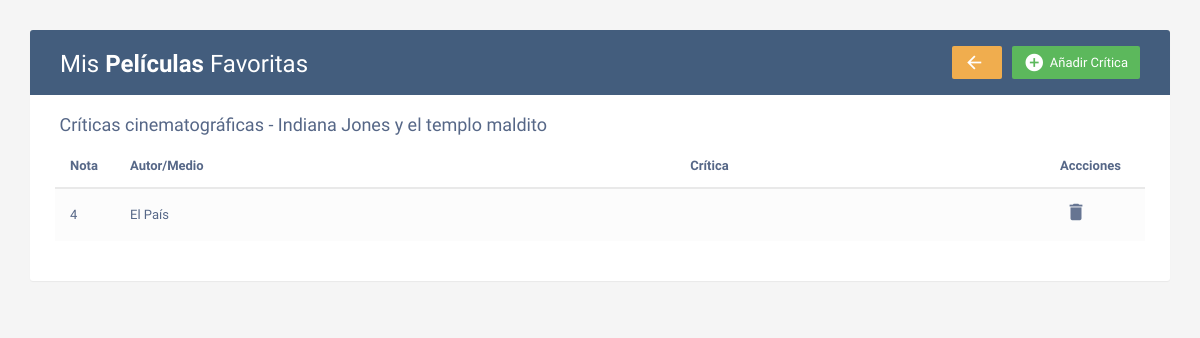
The app's page /ver_criticas.php?pelicula=24 with its own data.
### tables this page shows
CREATE TABLE `peliculas` (
  `id_pelicula` int(11) NOT NULL,
  `titulo` varchar(120) NOT NULL,
  `genero` varchar(50) NOT NULL,
  `director` varchar(100) NOT NULL,
  `fecha` int(4) NOT NULL,
  `sinopsis` text NOT NULL,
  `cartel` varchar(200) NOT NULL
);

CREATE TABLE `criticas` (
  `id_critica` int(11) NOT NULL,
  `id_pelicula` int(11) NOT NULL,
  `autor` varchar(100) NOT NULL,
  `texto` text NOT NULL,
  `nota` int(1) NOT NULL
);

### ver_criticas.php (the view, shortened to what this page needs)
<!DOCTYPE html>
<html lang="en">
<head>
<link rel="stylesheet" href="https://maxcdn.bootstrapcdn.com/font-awesome/4.7.0/css/font-awesome.min.css">
<link rel="stylesheet" href="https://maxcdn.bootstrapcdn.com/bootstrap/3.3.7/css/bootstrap.min.css">
<link rel="stylesheet" href="css/estilos.css">
</head>
<body>
<?php
    if (isset($_GET['pelicula'])) {
		$conexion = conectar("2daw");
        $consulta = "SELECT titulo FROM peliculas WHERE id_pelicula={$_GET['pelicula']}";
        $conexion->query("SET NAMES utf8");
        $resultado = $conexion->query($consulta);
        $pelicula = $resultado->fetch_assoc();
?>
    <div class="container">
        <div class="table-wrapper">
            <div class="table-title">
                <div class="row">
                    <div class="col-sm-8">
                        <h2>Mis <b>Películas</b> Favoritas</h2>
                    </div>
                    <div class="col-sm-4">
						<a href="#addCriticaModal" class="btn btn-success" data-toggle="modal"><i class="material-icons">&#xE147;</i> <span>Añadir Crítica</span></a>
                        <a href="index.php" class="btn btn-warning"><i class="material-icons">arrow_back</i></a>
					</div>
                </div>
            </div>
            <div class="row col-sm-8">
                    <h4>&nbsp;Críticas cinematográficas - <?php echo $pelicula['titulo'];?></h4>
            </div>
            <table class="table table-striped table-hover">
                <thead>
                    <tr>
	                    <th>Nota</th>
                        <th>Autor/Medio</th>
						<th>Crítica</th>
                        <th>Accciones</th>
                    </tr>
                </thead>
                <tbody>
<?php
		$consulta = "SELECT * FROM criticas WHERE criticas.id_pelicula = {$_GET['pelicula']} ORDER BY nota DESC";
		$conexion->query("SET NAMES utf8");
		$resultado = $conexion->query($consulta);
		while($critica = $resultado->fetch_array()) {
?>
                    <tr>
                        <td><?php echo $critica['nota']; ?></td>
                        <td><?php echo $critica['autor']; ?></td>
						<td><?php echo $critica['critica']; ?></td>
                        <td>
                        <a href="controlador.php?delete_critica=<?php echo $critica['id_critica'];?>&pelicula=<?php echo $critica['id_pelicula'];?>"><i class="material-icons" data-toggle="tooltip" title="Borrar">&#xE872;</i></a>
                        </td>
                    </tr>
<?php
        }
?>
                </tbody>
			</table>
        </div>
    </div>
<?php
    } else {
        header("Location: index.php");
    }
?>
</body>
</html>

### css/estilos.css (style rules this page uses)
body { color: #566787; background: #f5f5f5; font-family: 'Varela Round', sans-serif; font-size: 13px; }
.table-wrapper { background: #fff; padding: 20px 25px; margin: 30px 0; border-radius: 3px; box-shadow: 0 1px 1px rgba(0,0,0,.05); }
.table-title { padding-bottom: 15px; background: #435d7d; color: #fff; padding: 16px 30px; margin: -20px -25px 10px; border-radius: 3px 3px 0 0; }
.table-title h2 { margin: 5px 0 0; font-size: 24px; }
.table-title .btn { color: #fff; float: right; font-size: 13px; border: none; min-width: 50px; border-radius: 2px; border: none; outline: none !important; margin-left: 10px; }
.table-title .btn i { float: left; font-size: 21px; margin-right: 5px; }
.table-title .btn span { float: left; margin-top: 2px; }
table.table tr th, table.table tr td { border-color: #e9e9e9; padding: 12px 15px; vertical-align: middle; }
table.table tr th:first-child { width: 60px; }
table.table tr th:last-child { width: 100px; }
table.table-striped tbody tr:nth-of-type(odd) { background-color: #fcfcfc; }
table.table td:last-child i { opacity: 0.9; font-size: 22px; margin: 0 5px; }
table.table td a { font-weight: bold; color: #566787; display: inline-block; text-decoration: none; outline: none !important; }
table.table td i { font-size: 19px; }

### records on screen
peliculas: titulo "Indiana Jones y el templo maldito"
criticas: nota "4", autor "El País"
